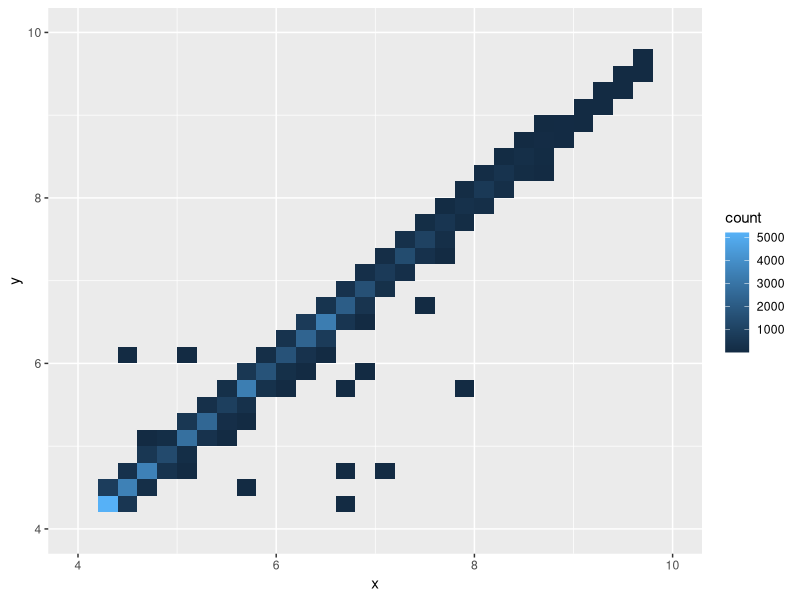
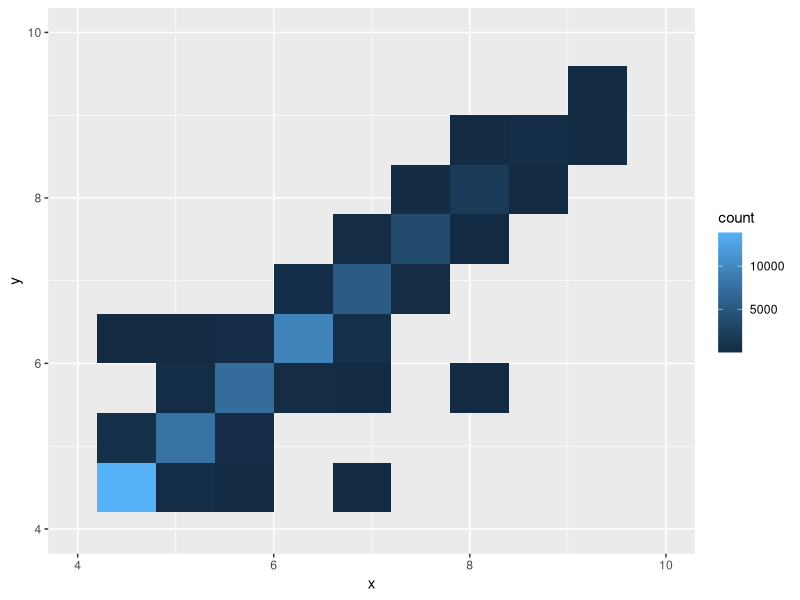
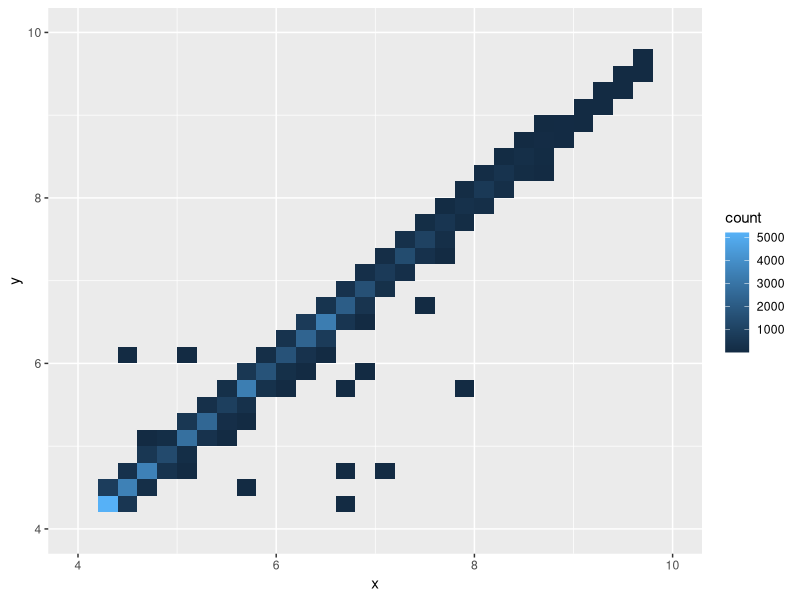
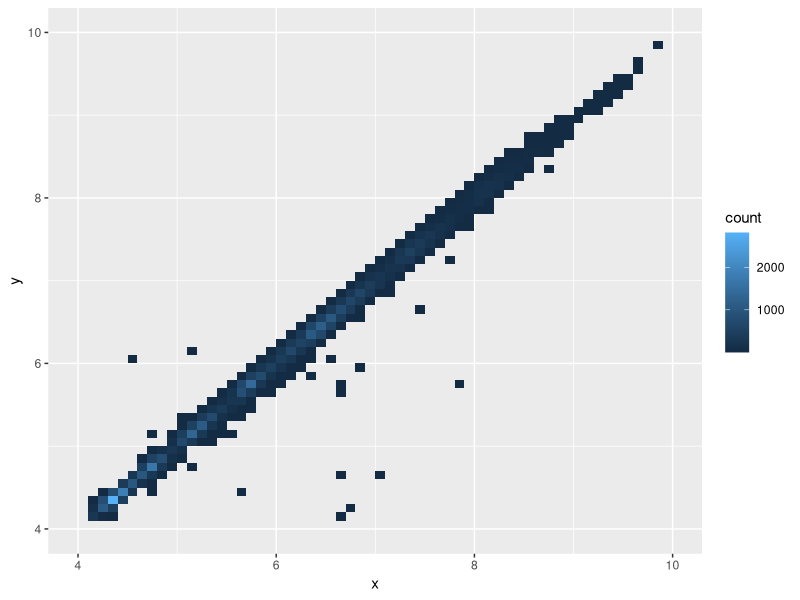
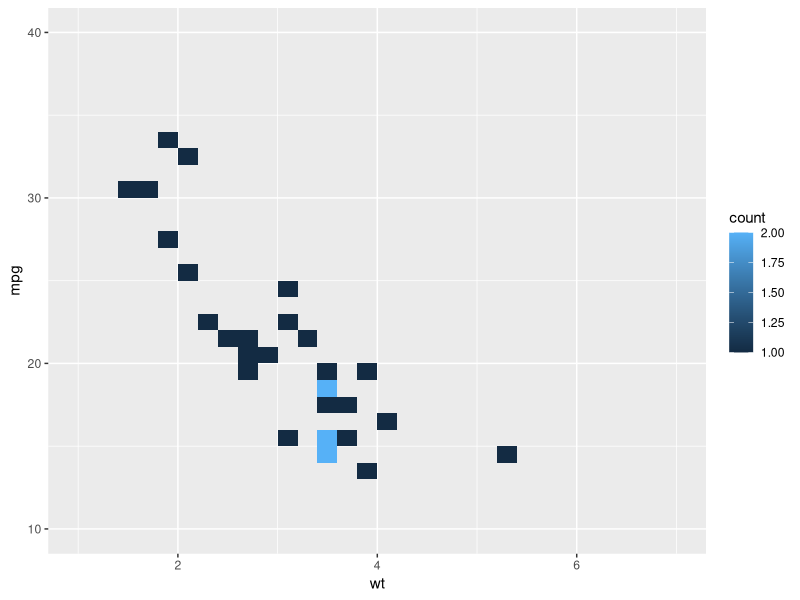

R code for these plots, in order:
## ---- chunk 1
library(ggplot2)
# x, y refer to diamond size
d <- ggplot(diamonds, aes(x, y)) +
  xlim(4, 10) +
  ylim(4, 10)
d + geom_bin_2d()


# You can control the size of the bins by specifying the number of
# bins in each direction:
d + geom_bin_2d(bins = 10)

d + geom_bin_2d(bins = 30)


# Or by specifying the width of the bins
d + geom_bin_2d(binwidth = c(0.1, 0.1))
## ---- chunk 2
d <- ggplot(mtcars, aes(wt, mpg)) +
  xlim(1, 7) +
  ylim(10, 40)
d + geom_bin_2d()
